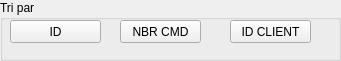
    <widget class="QGroupBox" name="groupBox_18">
     <property name="geometry">
      <rect>
       <x>61</x>
       <y>410</y>
       <width>341</width>
       <height>61</height>
      </rect>
     </property>
     <property name="styleSheet">
      <string notr="true"/>
     </property>
     <property name="title">
      <string>Tri par</string>
     </property>
     <widget class="QPushButton" name="TriP_Idp_4">
      <property name="geometry">
       <rect>
        <x>10</x>
        <y>20</y>
        <width>91</width>
        <height>23</height>
       </rect>
      </property>
      <property name="styleSheet">
       <string notr="true"/>
      </property>
      <property name="text">
       <string>ID</string>
      </property>
     </widget>
     <widget class="QPushButton" name="TriP_Idf_4">
      <property name="geometry">
       <rect>
        <x>120</x>
        <y>20</y>
        <width>81</width>
        <height>23</height>
       </rect>
      </property>
      <property name="styleSheet">
       <string notr="true"/>
      </property>
      <property name="text">
       <string>NBR CMD</string>
      </property>
     </widget>
     <widget class="QPushButton" name="TriP_Ids_4">
      <property name="geometry">
       <rect>
        <x>230</x>
        <y>20</y>
        <width>81</width>
        <height>23</height>
       </rect>
      </property>
      <property name="styleSheet">
       <string notr="true"/>
      </property>
      <property name="text">
       <string>ID CLIENT</string>
      </property>
     </widget>
    </widget>
